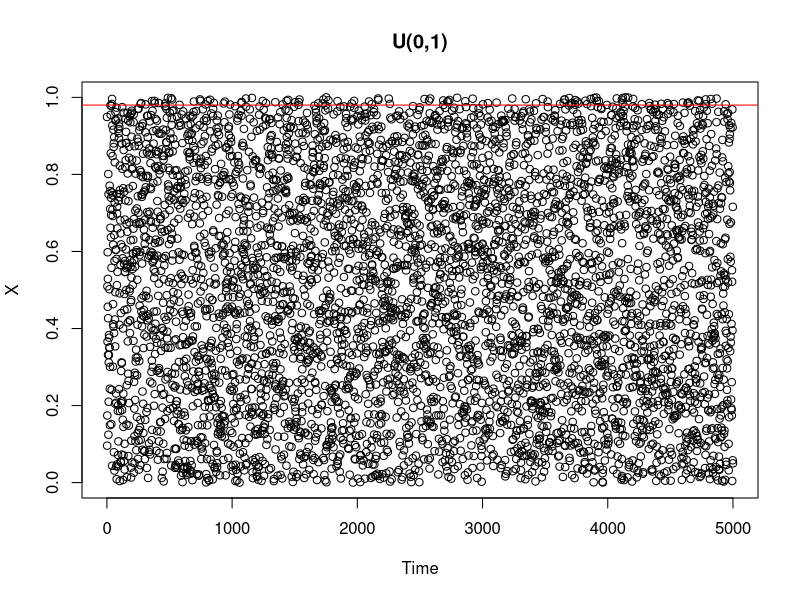
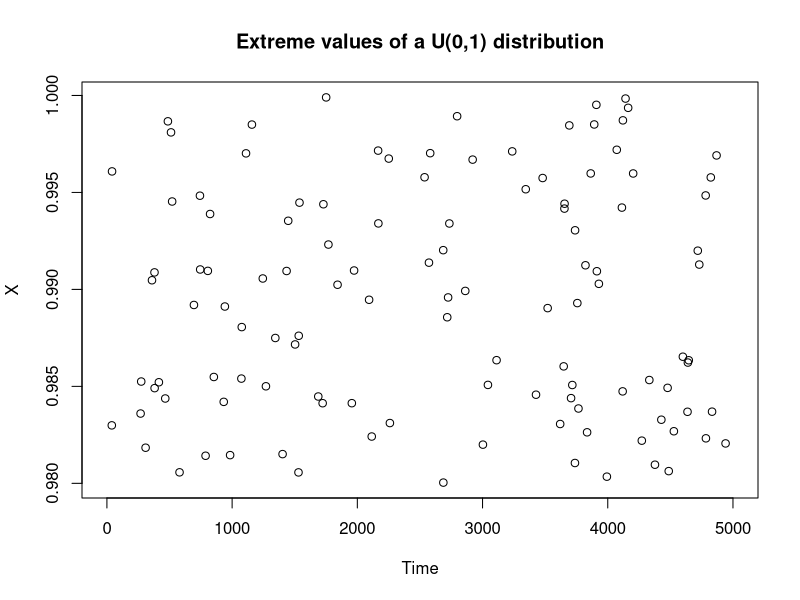
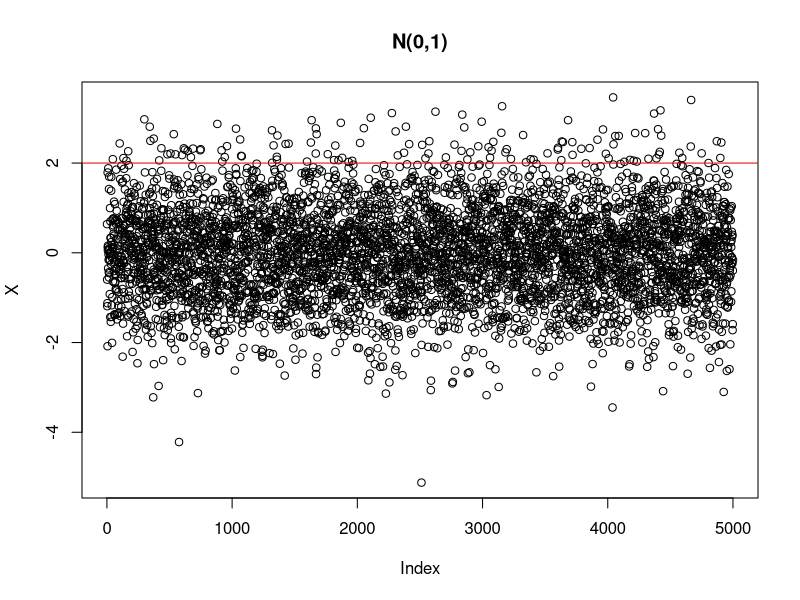
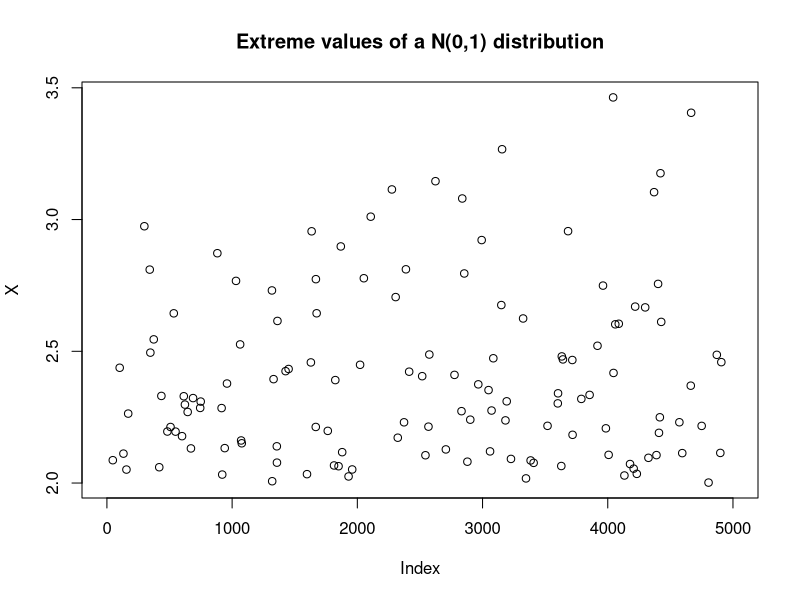
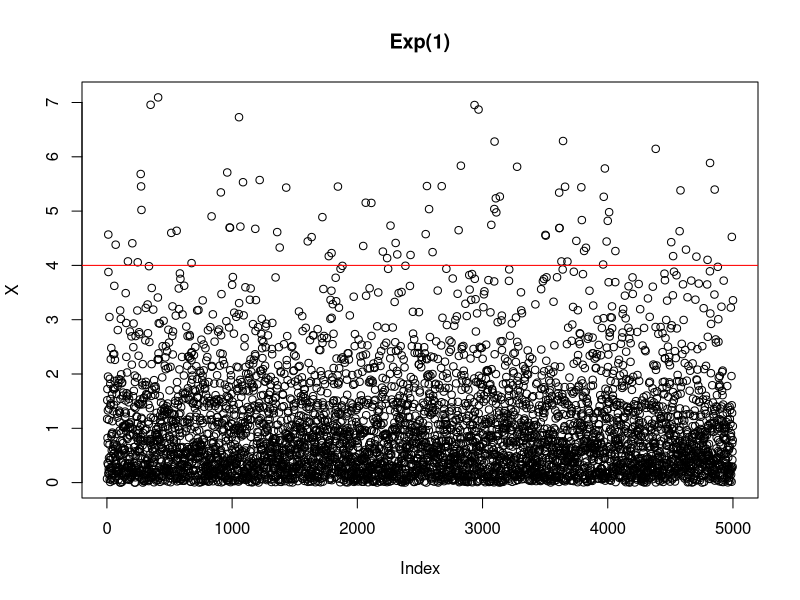
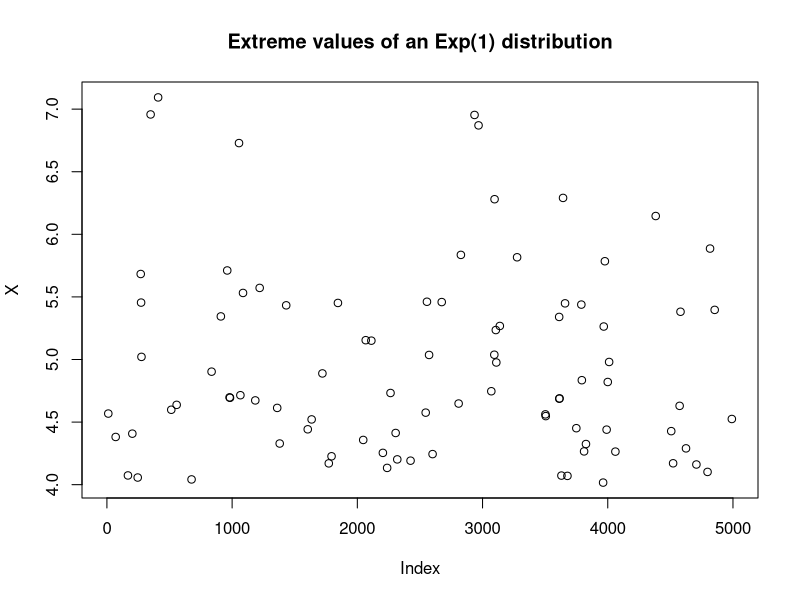
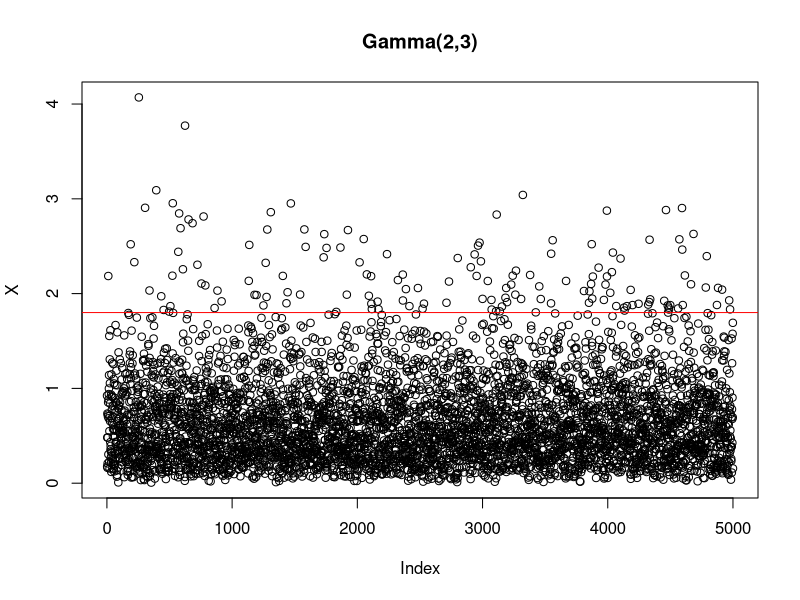
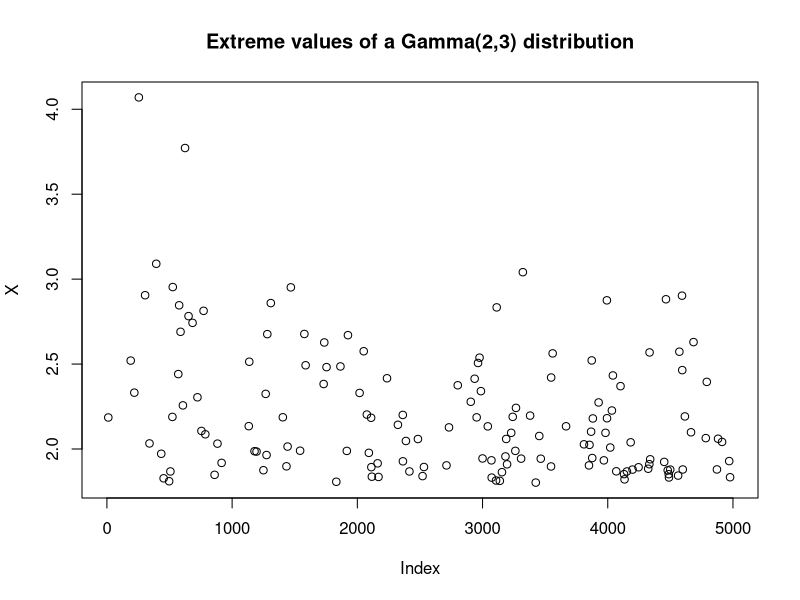

Write R code to recreate these figures, in order.
#BEP

#Independent distributions

#IID disitributions

#U(0,1)
X <- ts(runif(5000))
plot(X, main='U(0,1)', type='p')
s = 0.98
abline(h=s, col='red')
for (i in 1:5000){
  if (X[i] < s){
    X[i] = NA
  }
}

plot(X, main="Extreme values of a U(0,1) distribution", ylab='X', type='p')

#N(0,1)
Y <- rnorm(5000)
plot(Y, main='N(0,1)', type='p', ylab='X')
q = 2
abline(h=q, col='red')
for (i in 1:5000){
  if (Y[i] < q){
    Y[i] = NA
  }
}

plot(Y,main="Extreme values of a N(0,1) distribution", ylab='X', type='p')

#exp(1)
W <- rexp(5000)
plot(W, main='Exp(1)', type='p', ylab='X')
m = 4
abline(h=m, col='red')
for (i in 1:5000){
  if (W[i] < m){
    W[i] = NA
  }
}

plot(W,main="Extreme values of an Exp(1) distribution", ylab='X', type='p')

#gamma(2,3)
V <- rgamma(5000, shape=2, rate=3)
plot(V, main='Gamma(2,3)', type='p', ylab='X')
n = 1.8
abline(h=n, col='red')
for (i in 1:5000){
  if (V[i] < n){
    V[i] = NA
  }
}

plot(V,main="Extreme values of a Gamma(2,3) distribution", ylab='X', type='p')

#MA
theta = 2
Z <- arima.sim(list(ma=theta), 5000)
plot(Z, main= expression(paste("MA(1), a=2")), type='p', ylab='X')
p=4.3
abline(h=p, col='red')
for (i in 1:5000){
  if (Z[i] < p){
    Z[i] = NA
  }
}

plot(Z,main="Extreme values of a MA(1) distribution", ylab='X', type='p')

#Dependent distributions

#Moving Maxima
n = 5000
m = 25
U <- runif(n+m)
E = -1/(m*log(U))
X = rep(NA,n)
for (i in 1:n){
  X[i] = max(E[i:(i+m)])
}

plot(X, main='Moving maxima with m=10', type='p', ylab='X')
p = 13
abline(h=p, col='red')

for (i in 1:n){
  if (X[i] < p){
    X[i] = NA
  }
}

plot(X,main="Extremes values of a Moving Maxima distribution", ylab='X', type='p')

#ARCH

n=5000
nn = n + (n/5)
E = rnorm(nn)
XX = rep(NA,nn)
X0 = 0
for (i in 1:nn){
  XX[i] = sqrt((2*10^(-5)+0.7*X0^2))*E[i]
  X0 = XX[i]
}
X = XX[(n/5):nn]
s = 0.02
plot(X, main='ARCH', type='p', ylab='X')
abline(h=s, col='red')

for (i in 1:n){
  if (X[i] < s){
    X[i] = NA
  }
}

plot(X, main="Extremes values of an ARCH distribution", ylab='X', type='p')

#sARCH
n = 5000
nn = n + (n/5)
E <- rnorm(nn)
X0 = 0
s = 0.00035
XX = rep(NA, nn)
for (i in 1:nn){
  XX[i] = (2*10^{-5} + 0.5*X0)*E[i]^2
  X0 = XX[i]
}
X = XX[(n/5):nn]
plot(X, main='sARCH', type='p', ylab='X')
abline(h=s, col='red')

for (i in 1:n){
  if (X[i] < s){
    X[i] = NA
  }
}

plot(X, main="Extreme values of a sARCH distribution", ylab='X', type='p')

#AR-C
n = 5000
z = 0.7
X0 <- rcauchy(1, location = 0, scale = 1)
E <- rcauchy(n, location = 0, scale = (1-abs(z)))
X = rep(NA, n)
for (i in 1:n){
  X[i] = z*X0 + E[i]
  X0 = X[i]
}

plot(X, main='AR-C with z=0.7', type='p', ylab='X')
p = 100
abline(h=p, col='red')

for (i in 1:n){
  if (X[i] < p){
    X[i] = NA
  }
}

plot(X,main="Extreme values of an AR-C distribution", ylab='X', type='p')
